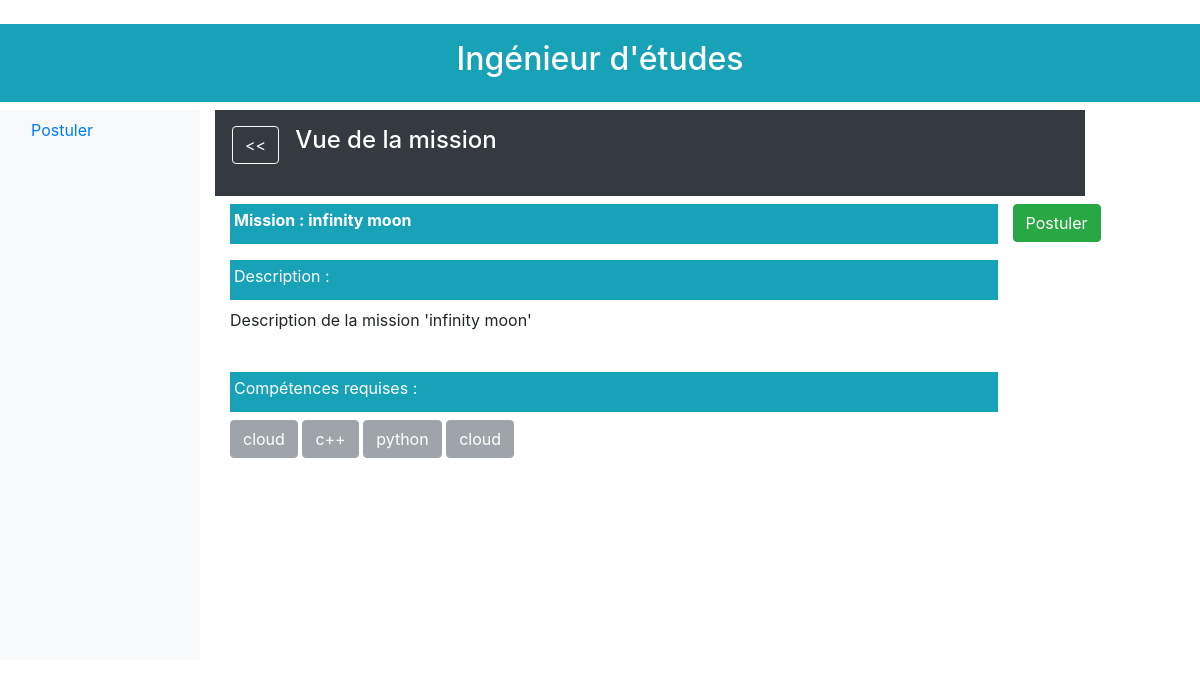
/1/etude/postuler/disponibles/vue/3/, run on the app's committed database.
### database/models.py (models this page shows)
class Mission(db.Model):
    id = db.Column(db.Integer, primary_key=True)
    titre = db.Column(db.String(64), unique=True)
    description = db.Column(db.Text, unique=True)
    effectifs_max = db.Column(db.Integer)
    prix_vente = db.Column(db.Integer)
    statut = db.Column(db.Text)
    date_creation = db.Column(db.DateTime)
    responsable_id = db.Column(db.Integer, db.ForeignKey('ingenieur.id'))
    souhaits = db.relationship('Souhait', backref='mission', lazy='dynamic')
    besoins = db.relationship('Besoin', backref='mission', lazy='dynamic')
    affectations = db.relationship('Affectation', backref='mission', lazy='dynamic')

class Competence(db.Model):
    id = db.Column(db.Integer, primary_key=True)
    nom = db.Column(db.String(64), unique=True)
    certifications = db.relationship('Certification', backref='competence', lazy='dynamic')
    besoins = db.relationship('Besoin', backref='competence', lazy='dynamic')

### app.py (the view)
@app.route('/<id>/etude/postuler/<etat>/vue/<missionId>/')
def postuler_vue(id, missionId,etat):
    mission = get_mission_by_id(missionId)
    competences = get_competence_of_mission(missionId)
    if (etat == "disponibles"):
        dates = []
        enable = ""
    elif (etat == "enAttente"):
        dates = get_date_candidat_souhait(id,missionId)
        enable = "disabled"
    elif (etat == "enCours" or etat == "termine"):
        dates = get_date_fin_date_fin_affectation(id,missionId)
        enable = "disabled"
    else:
        error_page_404("tab doesn't exist")
    return render_template("homepage_etude_postuler_vue.html.jinja2"
                           , etat=etat
                           , id=id
                           , mission=mission
                           , competences=competences
                           , dates=dates
                           , enable=enable
                           )

### database/functions.py (called while the page is built)
def get_mission_by_id(mission_id):
    return Mission.query.filter_by(id=mission_id).first()

def get_competence_of_mission(mission_id):
    mission = get_mission_by_id(mission_id)
    compe_ids = [b.competence_id for b in list(mission.besoins)]
    compes = [Competence.query.filter_by(id=cid).first() for cid in compe_ids]
    return compes

### templates/homepage_etude_postuler_vue.html.jinja2 (shortened to what this page needs)
﻿{% extends "homepage_etude_postuler.html.jinja2" %}
{% block body %}
    <div class=" d-flex flex-column p-3 mb-2 bg-dark text-white size-6 font-weight-bold">
        <div class="row mb-3">
            <div class="mr-3 ml-1 ml-3">
                <button type="button" class="btn btn-outline-light"
                        onclick="location.href='/{{ id }}/etude/postuler/disponibles/';">&lt;&lt;
                </button>
            </div>
            <h4>Vue de la mission</h4>
        </div>
    </div>
    <div class="d-flex flex-column">
        <div class="d-flex flex-inline mb-2">
            <div class="col-md-11">
                <div class=" p-1 bg-info text-white size-6 font-weight-bold">
                    <label for="Name">Mission :</label>
                    <label class ="bg-info text-white size-6 font-weight-bold">{{ mission.titre }}</label>
                </div>
            </div>
            <div class="col-md-auto p-0">
                <button type="button" class="btn btn-success" {{ enable }}
                        onclick="location.href='/{{ id }}/etude/postuler/{{ etat }}/vue/{{ mission.id }}/edit/';">
                    Postuler
                </button>
            </div>
        </div>
            </div>
        <div class="d-flex flex-inline mb-2">
            <div class="mb-2 col-md-11">
                <div class="form-group">
                    <div class="p-1 mb-2 bg-info text-white size-6">
                        <label for="description">Description :</label>
                    </div>
                    <label>{{ mission.description }}</label>
                </div>
            </div>
        </div>
        <div class="d-flex flex-inline mb-2">
            <div class="mb-2 col-md-11">
                 <div class="p-1 bg-info text-white size-6 mb-2">
                    <label for="competences">Compétences requises :</label>
                 </div>
            {% for competence in competences %}
                <button type="button" class="btn btn-secondary" disabled>{{ competence.nom }}</button>
            {% endfor %}
        </div>
        </div>
{% endblock %}

### data on the page
Mission: titre "infinity moon", description "Description de la mission 'infinity moon'"
Competence: nom "cloud"
Competence: nom "c++"
Competence: nom "python"
